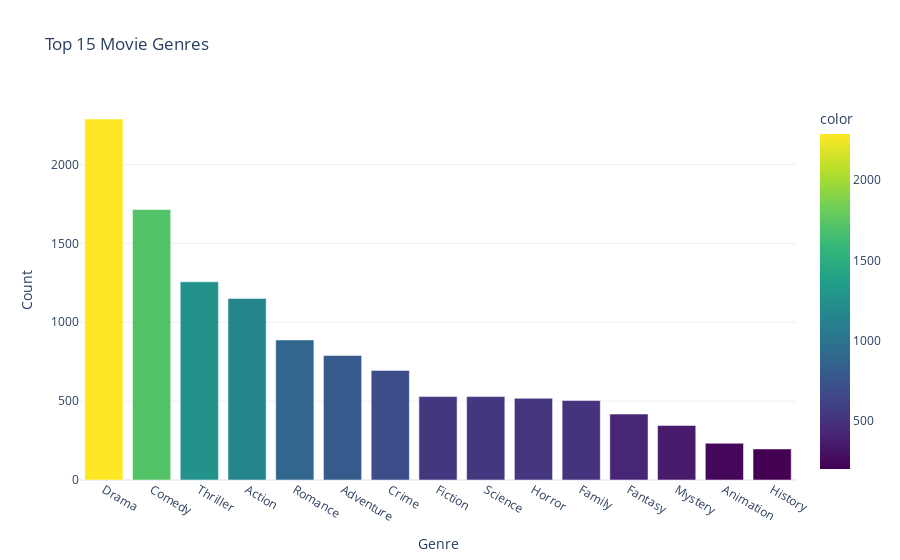

This figure's notebook cell:
### Code cell
# Genre distribution (explode genres and count)
all_genres = df['genres'].str.split().explode().value_counts().head(15)

fig = px.bar(x=all_genres.index, y=all_genres.values,
             title='Top 15 Movie Genres',
             labels={'x': 'Genre', 'y': 'Count'},
             template='plotly_white',
             color=all_genres.values,
             color_continuous_scale='Viridis')
fig.update_layout(showlegend=False)
fig.show()

### Figure 1 — Plotly figure (JSON) as saved in the notebook; plotly's stock layout.template omitted (floating-point values rounded to 4 significant figures)
{"data": [{"hovertemplate": "Genre=%{x}<br>Count=%{y}<br>color=%{marker.color}<extra></extra>", "legendgroup": "", "marker": {"color": [2289, 1715, 1257, 1151, 888, 790, 695, 529, 529, 518, 504, 418, 346, 233, 197], "coloraxis": "coloraxis", "pattern": {"shape": ""}}, "name": "", "orientation": "v", "showlegend": false, "textposition": "auto", "type": "bar", "x": ["Drama", "Comedy", "Thriller", "Action", "Romance", "Adventure", "Crime", "Fiction", "Science", "Horror", "Family", "Fantasy", "Mystery", "Animation", "History"], "xaxis": "x", "y": [2289, 1715, 1257, 1151, 888, 790, 695, 529, 529, 518, 504, 418, 346, 233, 197], "yaxis": "y"}], "layout": {"barmode": "relative", "coloraxis": {"colorbar": {"title": {"text": "color"}}, "colorscale": [[0, "#440154"], [0.1111, "#482878"], [0.2222, "#3e4989"], [0.3333, "#31688e"], [0.4444, "#26828e"], [0.5556, "#1f9e89"], [0.6667, "#35b779"], [0.7778, "#6ece58"], [0.8889, "#b5de2b"], [1, "#fde725"]]}, "legend": {"tracegroupgap": 0}, "showlegend": false, "title": {"text": "Top 15 Movie Genres"}, "xaxis": {"anchor": "y", "domain": [0, 1], "title": {"text": "Genre"}}, "yaxis": {"anchor": "x", "domain": [0, 1], "title": {"text": "Count"}}}}
